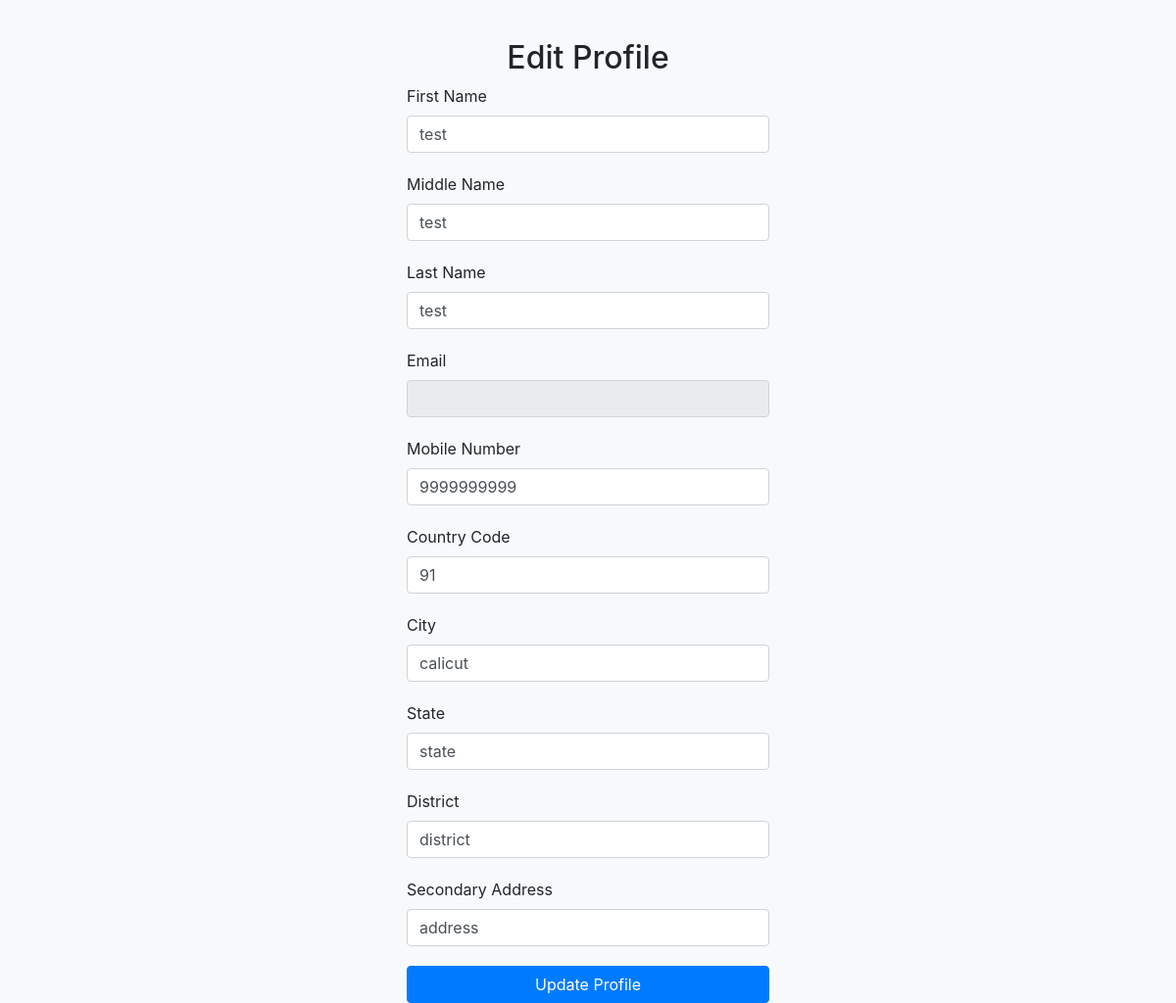
The page /edit_profile/ on the database its author committed.
### app/models.py (models this page shows, shortened)
class UserProfile(models.Model):
    user = models.OneToOneField(User, on_delete=models.CASCADE, related_name='profile')
    mobile_number = models.CharField(max_length=20)
    district = models.CharField(max_length=100)
    profile_picture = models.ImageField(upload_to='profile_pictures/', blank=True, null=True)

### app/views.py (the view, shortened to what this page needs)
# urls.py: path('edit_profile/', views.edit_profile, name='edit_profile'),
def edit_profile(request):
    user_profile = UserProfile.objects.get(id=1)
    return render(request, 'edit_profile.html', {'user_profile': user_profile})

### templates/edit_profile.html (shortened to what this page needs)
<!DOCTYPE html>
<html lang="en">
<head>
  <link href="https://stackpath.bootstrapcdn.com/bootstrap/4.5.2/css/bootstrap.min.css" rel="stylesheet">
</head>
<body>
  <div class="container">
    <form action="{% url 'submit_profile' %}" method="post" enctype="multipart/form-data">
       <h2 class="text-center">Edit Profile</h2>
        <div class="form-group">
            <label for="firstName">First Name</label>
            <input type="text" class="form-control" id="firstName" name="firstname" value="{{ user_profile.first_name }}" required>
        </div>
        <div class="form-group">
            <label for="middleName">Middle Name</label>
            <input type="text" class="form-control" id="middleName" name="middlename" value="{{ user_profile.middle_name }}">
        </div>
        <div class="form-group">
            <label for="lastName">Last Name</label>
            <input type="text" class="form-control" id="lastName" name="lastname" value="{{ user_profile.last_name }}" required>
        </div>
        <div class="form-group">
            <label for="email">Email</label>
            <input type="email" class="form-control" id="email" name="email" value="{{ user_profile.user.email }}" readonly>
        </div>
        <div class="form-group">
            <label for="mobile">Mobile Number</label>
            <input type="text" class="form-control" id="mobile" name="mobile" value="{{ user_profile.mobile_number }}" required>
        </div>
        <div class="form-group">
            <label for="countryCode">Country Code</label>
            <input type="text" class="form-control" id="countryCode" name="countrycode" value="{{ user_profile.country_code }}">
        </div>
        <div class="form-group">
            <label for="city">City</label>
            <input type="text" class="form-control" id="city" name="city" value="{{ user_profile.city }}" required>
        </div>
        <div class="form-group">
            <label for="state">State</label>
            <input type="text" class="form-control" id="state" name="state" value="{{ user_profile.state }}">
        </div>
        <div class="form-group">
            <label for="district">District</label>
            <input type="text" class="form-control" id="district" name="district" value="{{ user_profile.district }}" required>
        </div>
        <div class="form-group">
            <label for="secondaryAddress">Secondary Address</label>
            <input type="text" class="form-control" id="secondaryAddress" name="secondaryaddress" value="{{ user_profile.secondary_address }}">
        </div>
        <button type="submit" class="btn btn-primary btn-block">Update Profile</button>
    </form>
</div>
</body>
</html>

### templates/edit_profile.html (style rules this page uses)
body, html { margin: 20px; display: flex; justify-content: center; align-items: center; background-color: #f8f9fa; }
.container { width: 400px; height:300px; }
.form-group { margin-bottom: 20px; }

### rows shown on the page
UserProfile: firstname "test", middlename "test", lastname "test", mobile "9999999999", countrycode "91", city "calicut", state "state", district "district", secondaryaddress "address"
